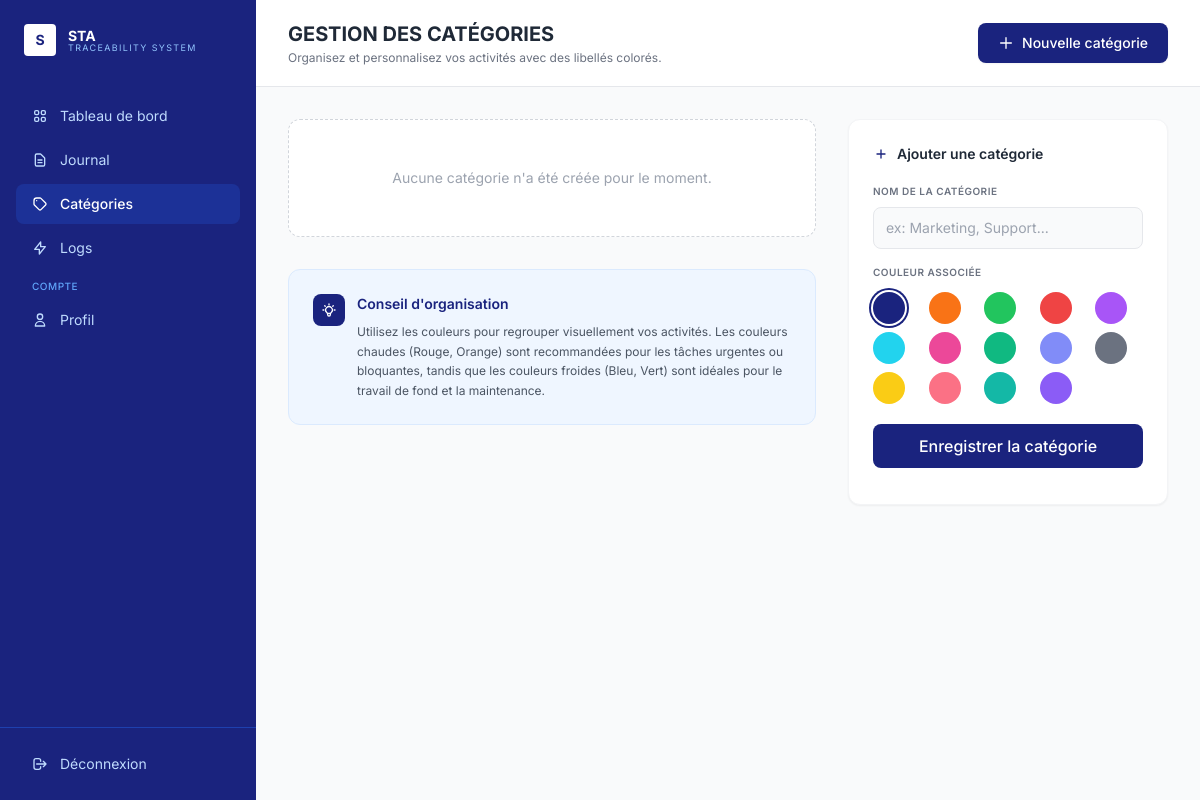
/categorie/ (signed in), run on an earlier commit of the app's database.
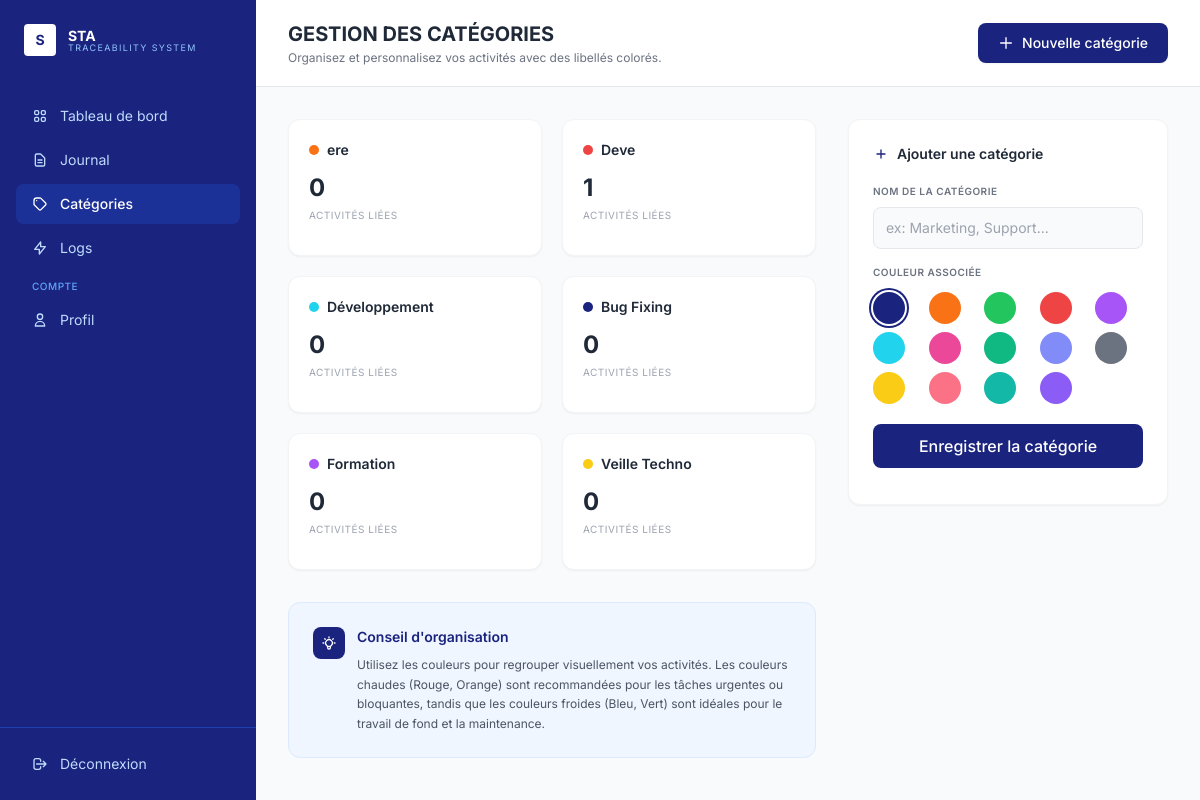
And on a later commit of the database.
### app/models.py (models this page shows, shortened)
class Categorie(models.Model):
    nom = models.CharField(max_length=100, verbose_name="Nom de la catégorie")
    couleur = models.CharField(max_length=20, default="#1a237e", verbose_name="Couleur")
    class Meta:
        verbose_name = "Catégorie"
        verbose_name_plural = "Catégories"

### app/views.py (the view)
# urls.py: path("categorie/", CategorieView.as_view(), name="categorie")
class CategorieView(LoginRequiredMixin, generic.CreateView):
    model = Categorie
    fields = ['nom', 'couleur']
    template_name = "categorie.html"
    success_url = reverse_lazy("categorie")
    def get_context_data(self, **kwargs):
        context = super().get_context_data(**kwargs)
        context['categories'] = Categorie.objects.annotate(nb_activites=Count('journaux'))
        return context

### app/templates/categorie.html (shortened to what the changed rows need)
<!DOCTYPE html>
<html lang="fr">
<head>
    <script src="https://cdn.tailwindcss.com"></script>
</head>
<body class="bg-gray-50 flex min-h-screen">
    <main class="flex-1 ml-64">
        <header class="bg-white border-b border-gray-200 px-8 py-5 flex items-center justify-between">
            <div>
                <h1 class="text-xl font-bold text-gray-800">GESTION DES CATÉGORIES</h1>
            </div>
        </header>
        <div class="p-8">
            <div class="flex gap-8">
                <div class="flex-1">
                    <div class="grid grid-cols-2 gap-5">
                        {% for cat in categories %}
                        <div class="bg-white rounded-xl border border-gray-100 shadow-sm p-5 hover:shadow-md transition-shadow">
                            <div class="flex items-center justify-between mb-3">
                                <div class="flex items-center gap-2">
                                    <span class="w-2.5 h-2.5 rounded-full" style="background-color: {{ cat.couleur }}"></span>
                                    <span class="text-sm font-semibold text-gray-800">{{ cat.nom }}</span>
                                </div>
                            </div>
                            <div class="text-2xl font-bold text-gray-800 mb-1">{{ cat.nb_activites }}</div>
                            <div class="text-[10px] text-gray-400 uppercase tracking-wider mb-3">activités liées</div>
                        </div>
                        {% empty %}
                        <div class="col-span-2 text-center py-12 bg-white rounded-xl border border-dashed border-gray-300">
                            <p class="text-sm text-gray-400">Aucune catégorie n'a été créée pour le moment.</p>
                        </div>
                        {% endfor %}
                    </div>
                </div>
            </div>
        </div>
    </main>
</body>
</html>

What changed in the data, as far as the page shows it:
added Categorie: nom "ere", nb_activites "0"
added Categorie: nom "Deve", nb_activites "1"
added Categorie: nom "Développement", nb_activites "0"
added Categorie: nom "Bug Fixing", nb_activites "0"
added Categorie: nom "Formation", nb_activites "0"
added Categorie: nom "Veille Techno", nb_activites "0"
Also different on the page:
text no longer shown: "Aucune catégorie n'a été créée pour le moment."
